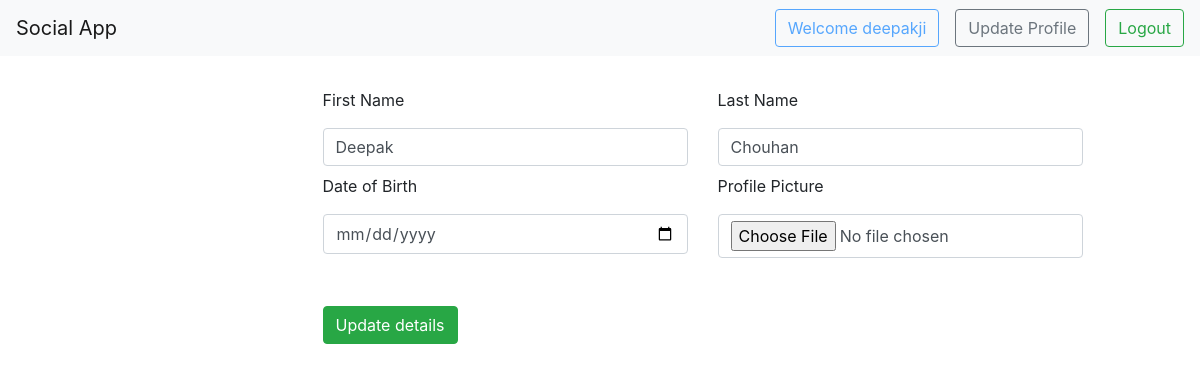
Page /update/ (signed in) on the committed database.
### app/models.py (models this page shows, shortened)
class User(AbstractUser):
    username    = models.CharField(max_length=50, unique=True)
    first_name  = models.CharField(max_length=50, blank=True, null=True)
    last_name   = models.CharField(max_length=50, blank=True, null=True)
    email       = models.EmailField(unique=True)
    birth_date  = models.DateField(blank=True, null=True)
    profile_pic = models.ImageField(upload_to='profile/', blank=True, null=True)
    following   = models.ManyToManyField('app.User', related_name='follows')
    followed_by = models.ManyToManyField('app.User', related_name='followers')
    USERNAME_FIELD  = 'username'
    REQUIRED_FIELDS = ['email']

### app/views.py (the view, shortened to what this page needs)
# urls.py: path('update/', views.update_profile, name='update'),
@login_required(login_url='/')
def update_profile(request):
    context = {}
    obj = User.objects.get(id=request.user.id)
    context['form'] = UserForm(data=obj)
    return render(request, 'app/update_profile.html', context)

### app/forms.py
class UserForm(UserCreationForm):
    password1 = forms.CharField(widget=(forms.PasswordInput(attrs={'class': 'form-control','placeholder':'Password'})))
    class Meta:
        model = User
        fields = ('username','first_name','last_name', 'profile_pic', 'birth_date','email','password1')
    def __init__(self, *args, **kwargs):
        super().__init__(*args, **kwargs)
        del self.fields['password2']

### app/templates/app/update_profile.html
{% extends 'base.html' %}
{% load static %}
{% block content %}
<div class="col-lg-8 col-md-8 col-sm-8 col-8">
    <form method="POST" enctype="multipart/form-data"> {% csrf_token %}
        <div class=" col-sm-12 col-12">
        <div class="row mt-4">
          <div class="col-sm-6 col-6 mt-2">
              <label class="form-group label">First Name</label>
            <input type="text" class="form-control" placeholder="{{form.data.first_name}}" name="first_name" value={{form.data.first_name}}>
          </div>
          <div class="col-sm-6 col-6 mt-2">
            <label class="form-group label">Last Name</label>
            <input type="text" class="form-control" name="last_name" placeholder={{form.data.last_name}} value={{form.data.last_name}}>
          </div>
          <div class="col-sm-6 col-6 mt-2">
            <label class="form-group label">Date of Birth</label>
            <input type="date" class="form-control"  name="birth_date" placeholder={{form.data.birth_date}} value={{form.data.birth_date}}>
          </div>
          <div class="col-sm-6 col-6 mt-2">
            <label class="form-group label">Profile Picture</label>
            <input type="file" class="form-control" id="formfile" name="profile_pic" />
          </div>
          <div class="col-sm-6 col-6 mt-4">
              <div class="form-group mt-4">
              <button type="submit" class="btn btn-success">Update details</button>
              </div>
          </div>
        </div>
        </div>
      </form>
</div>
{% endblock%}

### app/templates/base.html (shortened to what this page needs)
<!DOCTYPE html>
<html>
    <head>
        {% load static %}
        <link rel="stylesheet" href={% static 'app/css/bootstrap.min.css' %} />
        <link rel="stylesheet" href={% static 'app/css/style.css' %} />
    </head>
    <body>
        <nav class="navbar navbar-expand-lg navbar-light bg-light">
            <a class="navbar-brand" href="#">Social App</a>
            <div class="form-inline my-2 my-lg-0">
                {% if request.user.is_authenticated%}
                    <button class="btn btn-outline-primary my-2 mr-3 my-sm-0" disabled type="button" name="profile"> Welcome {{request.user.username}}</button>
                    <a href="{% url 'update' %}"><button class="btn btn-outline-secondary my-2 mr-3 my-sm-0" type="button" name="update"> Update Profile </button></a>
                    <a href="{% url 'logout' %}"><button class="btn btn-outline-success my-2 my-sm-0" type="button" name="logout"> Logout </button></a>
                {% else %}
                    <a href="{% url 'home' %}"><button class="btn btn-outline-success my-2 my-sm-0" type="button" name="login"> Login </button></a>
                {% endif %}
            </div>
        </nav>
        <div class="row">
        {% if request.user.is_authenticated%}
            <div class="col-lg-3 col-md-3 col-sm-3 col-3 mt-4">
            </div>
            {% else %}
            <div class="col-lg-3 col-md-3 col-sm-3 col-3 mt-4">
            </div>
            {% endif %}
            {% block content %}
        {% endblock %}
        </div>
    </body>
</html>

### rows in the picture
User: user.username "deepakji", first_name "Deepak", last_name "Chouhan"
